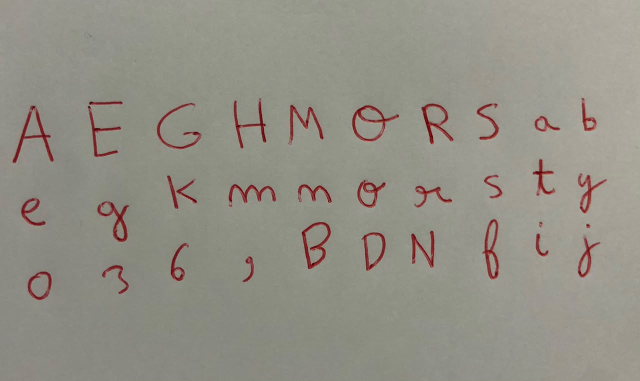
#> input picture MyHandwriting.jpeg, 1280 x 762 px (shown at 1/2 size)
$ python -i intake.py   (imports and definitions only)
#> lines starting #> are read from the running program, lines starting #| are printed output that depends on the picture; after the words box and inside, x2 and y2 are one past the last pixel; in counts of white or black regions, pixels touching at a corner belong together
### src/hfont/charset.py
"""Glyph inventory definitions.

A *glyph* here is the pair (character, contextual form). Latin only ever uses
``Form.ISOL``, but the type is carried through the whole pipeline from day one so
that Phase 2 (Arabic) adds entries to a table rather than changing signatures.

Naming follows the Adobe Glyph List where one exists, because that is what
``fontTools`` and every downstream text engine expect. Arabic contextual forms
use the conventional ``.init`` / ``.medi`` / ``.fina`` suffixes.
"""

from __future__ import annotations

import enum
import functools
import unicodedata
from dataclasses import dataclass


@functools.total_ordering
class Form(enum.Enum):
    """Contextual form of a glyph.

    Explicitly ordered. ``GlyphSpec`` is an orderable dataclass, so sorting a
    charset compares ``(char, form)`` tuples and reaches this type whenever two
    glyphs share a character. That never happens in Latin — one form per
    character — so an unordered enum here would go unnoticed until Arabic,
    where every letter has up to four forms and every ``sorted()`` in the
    pipeline would start raising.
    """

    ISOL = "isol"
    INIT = "init"
    MEDI = "medi"
    FINA = "fina"

    # [4 lines left out: function suffix, not called in this run]

    @property
    def sort_index(self) -> int:
        return _FORM_ORDER[self.value]

    # [4 lines left out: function __lt__, not called in this run]


#: Presentation order: isolated first, then the joining forms left-to-right.
_FORM_ORDER = {"isol": 0, "init": 1, "medi": 2, "fina": 3}


# Adobe Glyph List names for the ASCII punctuation we care about. Anything not
# in here falls back to a ``uniXXXX`` name, which is valid but less readable.
_AGL: dict[str, str] = {
    " ": "space", "!": "exclam", '"': "quotedbl", "#": "numbersign",
    "$": "dollar", "%": "percent", "&": "ampersand", "'": "quotesingle",
    "(": "parenleft", ")": "parenright", "*": "asterisk", "+": "plus",
    ",": "comma", "-": "hyphen", ".": "period", "/": "slash",
    ":": "colon", ";": "semicolon", "<": "less", "=": "equal",
    ">": "greater", "?": "question", "@": "at", "[": "bracketleft",
    "\\": "backslash", "]": "bracketright", "^": "asciicircum",
    "_": "underscore", "`": "grave", "{": "braceleft", "|": "bar",
    "}": "braceright", "~": "asciitilde",
    "0": "zero", "1": "one", "2": "two", "3": "three", "4": "four",
    "5": "five", "6": "six", "7": "seven", "8": "eight", "9": "nine",
    "‘": "quoteleft", "’": "quoteright",
    "“": "quotedblleft", "”": "quotedblright",
    "–": "endash", "—": "emdash",
}


# [7 lines left out: function agl_name, not called in this run]


@dataclass(frozen=True, order=True)
class GlyphSpec:
    """One entry in the glyph inventory the model must be able to produce."""

    char: str
    form: Form = Form.ISOL

    # [4 lines left out: function name, not called in this run]

    @property
    def codepoint(self) -> int:
        return ord(self.char)

    # [4 lines left out: function key, not called in this run]

    def __str__(self) -> str:  # pragma: no cover - debugging aid
        return self.name


UPPER = "ABCDEFGHIJKLMNOPQRSTUVWXYZ"
LOWER = "abcdefghijklmnopqrstuvwxyz"
DIGITS = "0123456789"

# Punctuation split by how reliably it is present in a free font. The core set is
# near-universal; the extended set is skipped per font when the glyph is missing.
PUNCT_CORE = ".,;:!?'\"()-/&"
PUNCT_EXT = "[]{}@#%*+=<>_~$\\|^`"


@dataclass(frozen=True)
class Charset:
    """An ordered, de-duplicated glyph inventory with a fixed index mapping.

    The index order is part of the trained model (it is the content-embedding
    row order), so ``glyphs`` must never be reordered for an existing checkpoint.
    """

    name: str
    glyphs: tuple[GlyphSpec, ...]

    def __post_init__(self) -> None:
        if len(set(self.glyphs)) != len(self.glyphs):
            raise ValueError(f"charset {self.name!r} contains duplicate glyphs")

    def __len__(self) -> int:
        return len(self.glyphs)

    def __iter__(self):
        return iter(self.glyphs)

    def index(self, glyph: GlyphSpec) -> int:
        return self._index[glyph]

    # [9 lines left out: function _index, not called in this run]

    @property
    def chars(self) -> str:
        return "".join(dict.fromkeys(g.char for g in self.glyphs))

    # [4 lines left out: function subset, not called in this run]

    def describe(self) -> str:  # pragma: no cover - reporting aid
        return f"{self.name}: {len(self)} glyphs"


def _latin(name: str, text: str) -> Charset:
    return Charset(name, tuple(GlyphSpec(c) for c in dict.fromkeys(text)))


#: Letters only. Useful for fast ablations where punctuation is noise.
LATIN_LETTERS = _latin("latin_letters", UPPER + LOWER)

#: The Phase 1 target inventory: what an exported font must contain.
LATIN_FULL = _latin("latin_full", UPPER + LOWER + DIGITS + PUNCT_CORE + PUNCT_EXT)

#: Letters, digits and reliable punctuation. The default training inventory.
LATIN_CORE = _latin("latin_core", UPPER + LOWER + DIGITS + PUNCT_CORE)


# --------------------------------------------------------------------------- #
# Seed sets: the glyphs the *user* actually handwrites.
# --------------------------------------------------------------------------- #
#
# Chosen to span the style dimensions a Latin typeface varies along, rather than
# to be alphabetically tidy. Each letter below is carrying a specific signal:
#
#   ascender shape        b k l h        descender shape      g y p
#   arch / shoulder       n m r          closed bowl          o e a
#   diagonal stress       v w x A        s-curve              s S
#   terminal treatment    t f c          cap proportions      H O E M
#   joint / spur detail   a g R G
#
# 24 glyphs is the default because it sits inside the brief's 20-30 budget while
# still covering both cases and the digit style, which is often independent.

SEED_24 = "AEGHMORS" "abegkmnorsty" "036" ","

#: Minimal set for the ablation "how few glyphs can we get away with?".
SEED_12 = "AHOR" "aeglnos"","

#: Comfortable upper end of the brief's range; adds cases that are easy to get
#: wrong when generated (dot placement, crossbar height, leg angles).
SEED_30 = SEED_24 + "BDNfijp"[:6]

LATIN_SEED_SETS: dict[str, str] = {
    "seed12": SEED_12,
    "seed24": SEED_24,
    "seed30": SEED_30,
}


# [7 lines left out: function seed_charset, not called in this run]


CHARSETS: dict[str, Charset] = {
    c.name: c for c in (LATIN_LETTERS, LATIN_CORE, LATIN_FULL)
}


# [14 lines left out: functions get_charset, unicode_name, not called in this run]

### src/hfont/intake.py
"""Handwriting sample intake.

Two jobs: produce a template for someone to write on, and turn the photograph
they send back into glyph images in exactly the coordinate system the model was
trained in.

The second job is where the brief's "most likely to fail quietly" risk lives.
The corpus is clean typeset outlines; the inference input is ink on paper, shot
on a phone, with uneven lighting, a grey cast and a stroke weight that has
nothing to do with any font. Normalization is what closes most of that gap, and
it has to arrive at the same place the renderer does:

* the baseline goes on a fixed canvas row;
* one scale for the whole sample, derived from the ink of all the glyphs
  together, never per glyph — relative proportions *are* the handwriting;
* ink as a continuous [0, 1] coverage field, not a hard threshold, because the
  tracer reads sub-pixel edge position out of the grey values.

Both of those are the same rules :mod:`hfont.data.render` follows, for the same
reason: the model must not be able to tell which source an image came from.
"""

from __future__ import annotations

import logging
import re
from dataclasses import dataclass
from pathlib import Path

import numpy as np

from .charset import SEED_24, Charset, GlyphSpec, agl_name, seed_charset

log = logging.getLogger(__name__)

IMAGE_SUFFIXES = {".png", ".jpg", ".jpeg", ".bmp", ".tif", ".tiff", ".webp"}


# --------------------------------------------------------------------------- #
# naming
# --------------------------------------------------------------------------- #

_UNICODE_RE = re.compile(r"^(?:u\+?|uni)([0-9a-f]{4,6})$", re.IGNORECASE)


# [26 lines left out: function parse_glyph_name, not called in this run]


# --------------------------------------------------------------------------- #
# image preparation
# --------------------------------------------------------------------------- #

@dataclass
class IntakeConfig:
    size: int = 128
    baseline: float = 0.75
    margin: float = 0.06
    #: Window for local thresholding, as a fraction of the image's short side.
    #: Local rather than global because phone photographs of paper are almost
    #: never evenly lit, and one global threshold either drops the pale corner
    #: or floods the shadowed one.
    threshold_window: float = 0.25
    #: Ink is assumed darker than paper. Set False for white-on-black scans.
    dark_ink: bool = True
    #: Drop connected components smaller than this fraction of the largest one;
    #: removes pencil smudges, paper speckle and JPEG noise.
    min_component_ratio: float = 0.02
    #: Characters whose ink defines the frame. This must match the renderer's
    #: ``RenderConfig.frame_chars``, because the scale it produces is what the
    #: model was trained to expect. Framing on whatever letters happen to be
    #: available instead makes the scale depend on the seed set: `seed30` adds
    #: `f` and `j`, whose ascender and descender stretch the frame and land
    #: every letter on the canvas ~40% too small.
    frame_chars: str = SEED_24
    #: Rescale each sheet so its strokes reach full ink, as a dark pen's do.
    #: See normalize_pen_darkness. Only ever scales up.
    normalize_pen: bool = True
    #: Rest each letter that belongs on the line on its own foot rather than on
    #: The samples are already ink measurements, presented as paper-and-ink
    #: images (``1 - ink``), not photographs: use them as measured rather than
    #: measuring again. See normalize_samples.
    ink_is_measured: bool = False
    #: the row's fitted baseline. See ON_LINE. Off by default and switched on
    #: only for freehand photographs: a rendered font's placement is designed --
    #: round letters overshoot the line so they look aligned, handwriting faces
    #: carry deliberate tails -- and snapping it breaks the identity that keeps
    #: training and inference framed alike (test_intake_reproduces_corpus_framing
    #: dropped to tolF1 0.160 with this on by default).
    snap_baseline: bool = False


# [31 lines left out: function to_ink_field, not called in this run]


#: Letters whose lowest point rests on the baseline. Descenders (g j p q y),
#: the ambiguous f, and punctuation are placed by the row's baseline instead.
#:
#: Why snap at all: in handwriting, where a letter lands relative to the line is
#: random from one instance to the next. A font has exactly one of each glyph,
#: reused every time, so a writer's one-off wobble on their single sample `m`
#: becomes a permanent offset on every `m` in every word. Measured on the three
#: test sheets, seed letters sat up to half an x-height off the line (writer 3's
#: `H` at -51%, writer 1's `m` at +44%) while each sheet's median foot sat on it.
ON_LINE = frozenset(
    "acemnorsuvwxz" "bdhiklt"
    "ABCDEFGHIJKLMNOPQRSTUVWXYZ" "0123456789"
)

#: A detached stroke within this many median letter-heights of exactly one
#: letter's body is taken to be part of that letter. See _attach_marks.
TOUCH_GAP = 0.15

#: Below this median, a sheet is treated as written in a light pen and lifted.
PEN_FULL_INK = 1.0
#: Never amplify by more than this, so a near-empty sheet cannot blow up noise.
PEN_MAX_GAIN = 3.0
#: A letter whose ink sits below this fraction of its sheet's level was pressed
#: far lighter than its siblings, and is raised to match them.
PEN_OUTLIER = 0.8


# [76 lines left out: functions normalize_pen_darkness, largest_components, _ink_bounds, not called in this run]


@dataclass
class SampleSet:
    """Handwriting samples sharing one normalization frame."""

    images: dict[str, np.ndarray]
    scale: float
    baseline_row: float


# [152 lines left out: functions normalize_samples, _solid_foot, _place, load_sample_directory, not called in this run]


# --------------------------------------------------------------------------- #
# template: layout, rendering, and extraction from a photograph
# --------------------------------------------------------------------------- #
#
# The template and the extractor share one geometry object, so the extractor
# knows exactly where every cell, guide and marker is without detecting any of
# them. It only has to find the four corner markers and undo the perspective.
#
# Guides and letter labels are printed in red. Read through the red channel, a
# red print is as bright as the paper and disappears, while pen ink (blue or
# black) is dark in every channel and survives. That is the "dropout colour"
# trick from form scanning, and it removes the one thing that otherwise
# contaminates every cell: a baseline rule running straight through the bottom
# of each letter. It needs a colour print, and the template says so on its face.

INK_DROPOUT_RGB = (235, 70, 70)


@dataclass(frozen=True)
class TemplateLayout:
    """Page geometry in pixels at ``dpi``. Shared by rendering and extraction."""

    chars: str
    columns: int = 6
    cell: int = 260
    margin: int = 130
    header: int = 170
    marker: int = 56
    baseline: float = 0.72
    x_height: float = 0.42
    label_size: int = 44
    dpi: int = 300

    @property
    def rows(self) -> int:
        return -(-len(self.chars) // self.columns)

    @property
    def grid_origin(self) -> tuple[int, int]:
        return self.margin, self.margin + self.header

    # [94 lines left out: functions size, cell_box, marker_centers, _label_font, build_template, save_template, not called in this run]


class TemplateError(RuntimeError):
    pass


# [76 lines left out: functions find_markers, extract_cells, not called in this run]


# --------------------------------------------------------------------------- #
# freehand intake: letters on blank paper, no printed template
# --------------------------------------------------------------------------- #


@dataclass
class FreehandConfig:
    """Reading letters written straight onto blank paper.

    The printed template exists to make letters findable and to put them in one
    coordinate frame. Without a printer, both have to be recovered from the
    writing itself: rows are found by clustering, and the frame comes from each
    row's own writing line.
    """

    #: How many characters per written row, in seed order.
    rows: tuple[int, ...] = (10, 10, 10)
    #: Ink threshold for segmentation only; the crops stay continuous.
    ink_level: float = 0.30
    #: Weaker ink is still ink where it continues from a stroke above
    #: ``ink_level``. Below this, it is paper.
    ink_faint: float = 0.20
    #: Components smaller than this fraction of the median letter are specks.
    #: Well below an `i` dot, which is ~5-15% of its stem.
    speck_ratio: float = 0.012
    #: Merge two components into one letter when the horizontal gap between
    #: them is under this fraction of the median letter width.
    merge_gap: float = 0.28
    #: A component this tall, relative to the median, is a letter body rather
    #: than a dot or an accent.
    body_height: float = 0.45
    #: Above this share of the page reading as ink, the paper is ruled or
    #: squared: handwriting alone covers 2-4%, a grid pushes it past 6%.
    ruled_ink_share: float = 0.06
    #: Cell height and baseline position, in x-heights. 4.2 leaves room for
    #: ascenders above and descenders below every hand.
    cell_heights: float = 4.2
    cell_baseline: float = 0.70


# [117 lines left out: functions _letter_groups, _promote_punctuation, _finish_letters, not called in this run]


#: Letters that are written with a dot above them. Anything else floating over
#: a letter is not part of it — on ruled paper it is usually what is left of a
#: printed line where the writing crossed it.
DOTTED = "ij"


# [316 lines left out: functions _attach_marks, _cluster_1d, freehand_cells, _prune_ruling_stubs, _remove_rulings, not called in this run]


def _paper_only(gray: np.ndarray, inset: float = 0.01) -> np.ndarray:
    """Blank everything outside the sheet, keeping the image's coordinates."""
    from scipy.ndimage import binary_fill_holes
    from skimage.filters import threshold_otsu
    from skimage.measure import label, regionprops
    from skimage.morphology import binary_erosion, disk

    # Is there anything but paper in the frame? A desk survives being eroded by
    # a few pixels because it is a wide region; rulings and pen strokes do not.
    # Deciding on brightness alone cannot tell a desk from a shadow, and an
    # unevenly lit sheet that fills the frame would be carved up — which is
    # what happens to a photo of squared paper with a shadow across one corner.
    dark = gray < threshold_otsu(gray[::4, ::4])
    if binary_erosion(dark, disk(5)).mean() < 0.02:
        return gray
    # Wide and dark is not enough: a shadow lying across the page is both. A
    # table is *much* darker than paper, while a shadow keeps most of the
    # brightness — and blanking a shadowed corner throws away the letters
    # written in it.
    if float(np.median(gray[dark])) > 0.6 * float(np.median(gray[~dark])):
        return gray

    labels = label(~dark)
    props = regionprops(labels)
    if not props:
        return gray

    # Fill first: the writing is a hole in the sheet, and eroding an unfilled
    # mask would grow those holes and erase the very ink we are after.
    sheet = binary_fill_holes(labels == max(props, key=lambda p: p.area).label)
    if sheet.mean() > 0.95:  # no desk in shot; the sheet is the whole frame
        return gray
    # Erode rather than crop to a box: a sheet photographed at an angle is a
    # quadrilateral, and its slanted edges survive any rectangular crop — they
    # then read as two long dark letters down the side of the page.
    sheet = binary_erosion(sheet, disk(max(2, int(min(gray.shape) * inset))))
    return np.where(sheet, gray, float(np.percentile(gray, 95))).astype(np.float32)


# [81 lines left out: functions _row_baseline, _crop, _draw_debug, load_freehand_photo, load_template_photo, not called in this run]

>>> import cv2
>>> picture = cv2.imread('../../MyHandwriting.jpeg', cv2.IMREAD_GRAYSCALE)
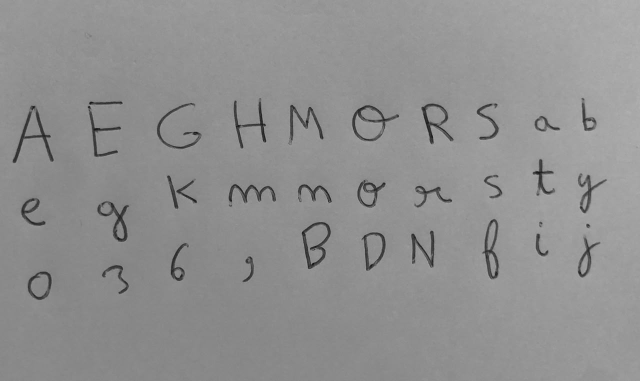
#> picture: shape (762, 1280) (shown at 1/2 size); min 10, max 184, mean 144.1
>>> result = _paper_only(picture)
#> in _paper_only, `dark = gray < threshold_otsu(gray[::4, ::4])`:
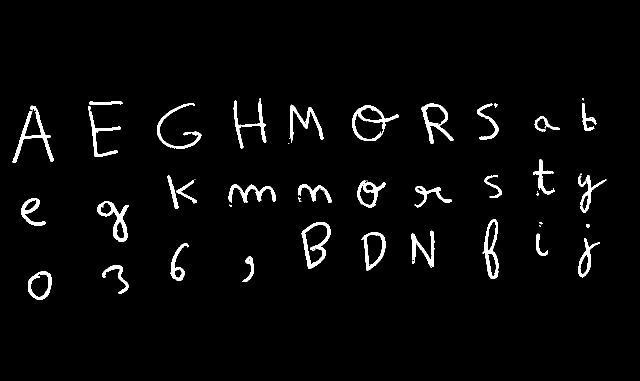
#> dark: shape (762, 1280) bool (shown at 1/2 size); 3.1% white; 51 white regions (13 under 20 px), largest, box (x1, y1, x2, y2) and area: (25, 211, 107, 326) 1730, (603, 444, 661, 538) 1585, (195, 403, 258, 484) 1497
